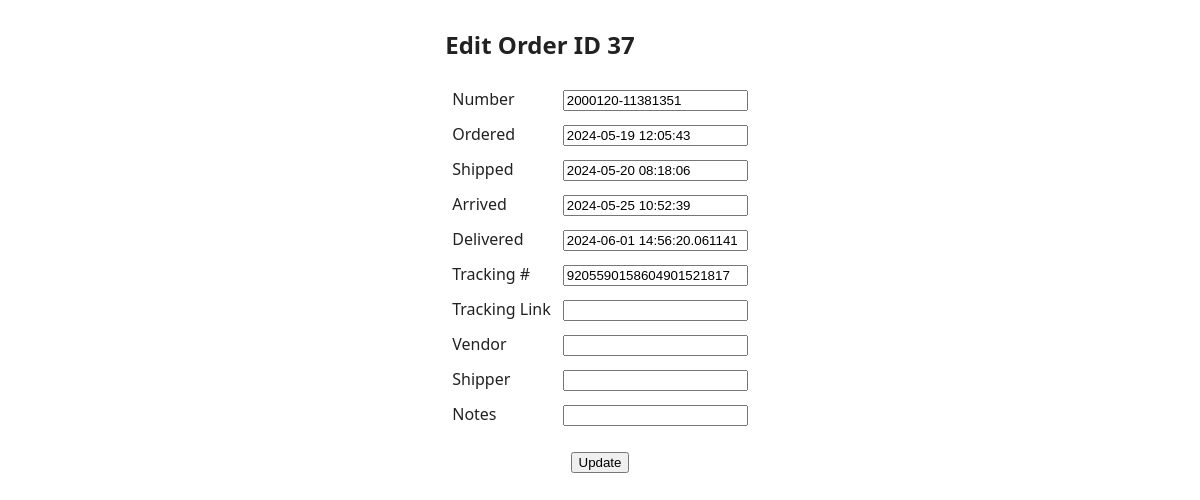
The page /forms/fetch/37 on the database its author committed.
### app/models.py (models this page shows)
class Base(DeclarativeBase):
    """Base class for SQLAlchemy models."""

class Order(Base):
    __tablename__ = "orders"
    id: Mapped[int] = mapped_column(primary_key=True)
    number: Mapped[str] = mapped_column(unique=True, index=True)
    ordered: Mapped[Optional[datetime.datetime]]
    shipped: Mapped[Optional[datetime.datetime]]
    arrived: Mapped[Optional[datetime.datetime]]
    delivered: Mapped[Optional[datetime.datetime]]
    notes: Mapped[Optional[str]]
    trn: Mapped[Optional[str]]
    trl: Mapped[Optional[str]]
    created: Mapped[datetime.datetime] = mapped_column(
        DateTime(timezone=True),
        server_default=func.now(),
    )
    vendor_id: Mapped[Optional[int]] = mapped_column(ForeignKey("vendors.id"))
    shipper_id: Mapped[Optional[int]] = mapped_column(ForeignKey("shippers.id"))

### app/routes/forms/router.py (the view)
@router.get("/fetch/{order_id}")
def order_get(
    request: Request,
    order_id: int = 0,
    db: Session = Depends(get_db),
) -> Response:
    if order_id:
        order = db.query(Order).filter(Order.id == order_id).first()
    else:
        order = Order(id=0)
    return templates.TemplateResponse(
        "order.html.j2",
        context={
            "request": request,
            "order": order,
            "action_url": router.url_path_for("order_upsert"),
        },
    )

### templates/order.html.j2 (shortened to what this page needs)
<!DOCTYPE html>
<html lang="en">
  <head>
    <link href="{{ url_for('static', path='/forms.css') }}" rel="stylesheet">
  </head>
  <body>
    <div class="container">
      <div class="child">
{% if order.id %}
        <h2>Edit Order ID {{ order.id }}</h2>
{% else %}
        <h2>Add Order</h2>
        <h2>Order ID {{ order.id }}</h2>
{% endif %}
        <table>
          <form method="post", action="/forms/upsert">
            <tr>
              <td><label for="number">Number</label></td>
              <td><input type="text" id="number" name="number" value="{{ order.number or '' }}" /></td>
            </tr>
            <tr>
              <td><label for="ordered">Ordered</label></td>
              <td><input type="text" id="ordered" name="ordered" value="{{ order.ordered or '' }}" /></td>
            </tr>
            <tr>
              <td><label for="shipped">Shipped</label></td>
              <td><input type="text" id="shipped" name="shipped" value="{{ order.shipped or '' }}" /></td>
            </tr>
            <tr>
              <td><label for="arrived">Arrived</label></td>
              <td><input type="text" id="arrived" name="arrived" value="{{ order.arrived or '' }}" /></td>
            </tr>
            <tr>
              <td><label for="delivered">Delivered</label></td>
              <td><input type="text" id="delivered" name="delivered" value="{{ order.delivered or '' }}" /></td>
            </tr>
              <td><label for="trn">Tracking #</label></td>
              <td><input type="text" id="trn" name="trn" value="{{ order.trn or '' }}" /></td>
              <td><label for="trl">Tracking Link</label></td>
              <td><input type="text" id="trl" name="trl" value="{{ order.trl or '' }}" /></td>
              <td><label for="vendor">Vendor</label></td>
              <td><input type="text" id="vendor" name="vendor" value="{{ order.vendor or '' }}" /></td>
              <td><label for="shipper">Shipper</label></td>
              <td><input type="text" id="shipper" name="shipper" value="{{ order.shipper or '' }}" /></td>
              <td><label for="notes">Notes</label></td>
              <td><input type="text" id="notes" name="notes" value="{{ order.notes or '' }}" /></td>
            <tr><td></td></tr>
            <tr>
              <td colspan="2" align="center">
{% if order.id %}
                <input type="submit" value="Update">
{% else %}
                <input type="submit" value="Add">
{% endif %}
              </td>
            </tr>
            <tr>
              <td colspan="2">
              </td>
            </tr>
          </form>
        </table>
      </div>
    </div>
  </body>
</html>

### static/forms.css (style rules this page uses)
body { color: #222; background: #fff; font: 100% system-ui; }
.container { display: flex; justify-content: center; }
th, td { padding-top: 5px; padding-left: 5px; padding-right: 5px; padding-bottom: 5px; }

### rows shown on the page
Order: id "37", number "2000120-11381351", ordered "2024-05-19 12:05:43", shipped "2024-05-20 08:18:06", arrived "2024-05-25 10:52:39", delivered "2024-06-01 14:56:20.061141", trn "9205590158604901521817"
